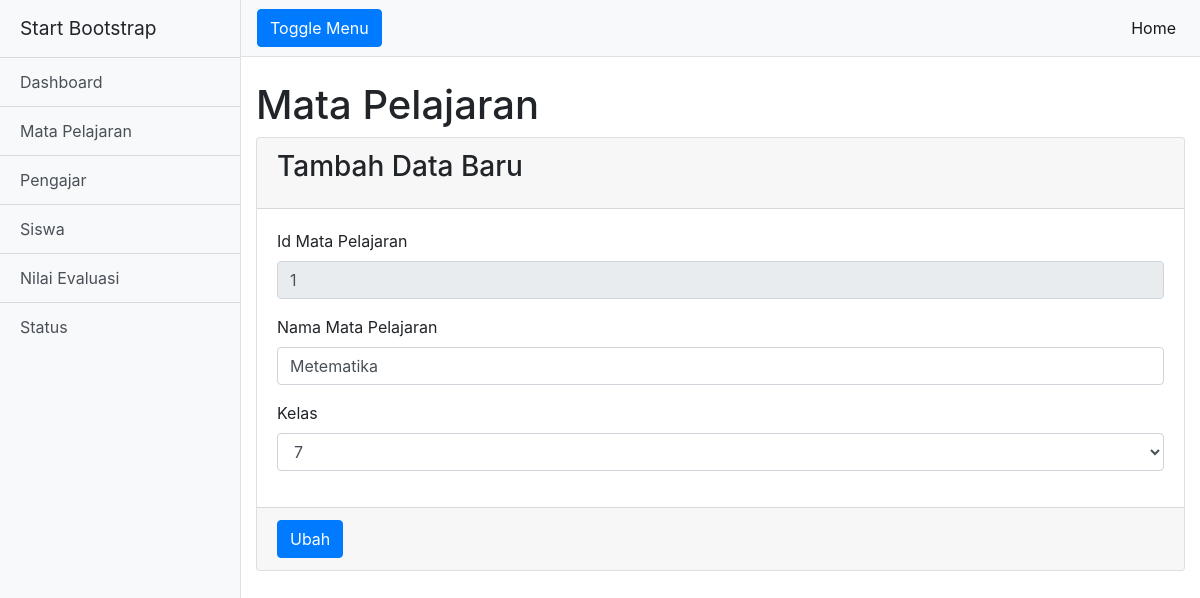
Page /index.php/mapel/update/1 on the committed database.
### tables this page shows
CREATE TABLE `mapel` (
  `id_mapel` mediumint(8) UNSIGNED NOT NULL,
  `nama_mapel` tinytext NOT NULL,
  `kelas` int(3) UNSIGNED NOT NULL
);

### application/controllers/Mapel.php (called while the page is built, shortened)
<?php
class Mapel extends CI_Controller
{
    public $model = NULL;
    public function __construct(){
        $this->load->model('Mapel_model');
        $this->model = $this->Mapel_model;
    }
    public function update($id){
        if (isset($_POST['mapel_submit'])){
            $this->model->id_mapel = $_POST['id_mapel'];
            $this->model->nama_mapel = $_POST['nama_mapel'];
            $this->model->kelas = $_POST['kelas'];
            $this->model->update();
            redirect('mapel');
        }else{
            $row = $this->model->select($id);
            $this->model->id_mapel = $row->id_mapel;
            $this->model->nama_mapel = $row->nama_mapel;
            $this->model->kelas = $row->kelas;
            $this->load->view('mapel_update_view', ['model'=>$this->model]);
        }
    }
}

### index.php (called while the page is built, shortened)
<?php
require_once BASEPATH.'core/CodeIgniter.php';

### application/models/Mapel_model.php (called while the page is built, shortened)
<?php
class Mapel_model extends CI_Model
{
    public function select($id){
        $query = $this->db->query("SELECT * FROM mapel WHERE id_mapel='$id'");
        return $query->row();
    }
}

### application/views/mapel_update_view.php (the view, shortened to what this page needs)
<!DOCTYPE html>
<html lang="en">
<body>
  <div class="d-flex" id="wrapper">
    <div id="page-content-wrapper">
      <nav class="navbar navbar-expand-lg navbar-light bg-light border-bottom">
        <button class="btn btn-primary" id="menu-toggle">Toggle Menu</button>
        <div class="collapse navbar-collapse" id="navbarSupportedContent">
          <ul class="navbar-nav ml-auto mt-2 mt-lg-0">
            <li class="nav-item active">
              <a class="nav-link" href="<?php base_url('/'); ?>">Home <span class="sr-only">(current)</span></a>
            </li>
          </ul>
        </div>
      </nav>
      <div class="container-fluid">
        <h1 class="mt-4">Mata Pelajaran</h1>
        <form action="#" method="post">
        <div class="card">
              <div class="card-header">
                <h3 class="card-title">Tambah Data Baru</h3>
              </div>
              <div class="card-body">
                  <div class="form-group">
                    <label>Id Mata Pelajaran</label>
                    <input type="text" class="form-control" name="id_mapel" readonly value="<?php echo $model->id_mapel ?>">
                  </div>
                  <div class="form-group">
                    <label>Nama Mata Pelajaran</label>
                    <input type="text" class="form-control" name="nama_mapel" value="<?php echo $model->nama_mapel ?>">
                  </div>
                  <div class="form-group">
                    <label>Kelas</label>
                    <select name="kelas" class="form-control">
                      <?php
                        for($i=7; $i<=12; $i++) {
                      ?>
                        <?php
                            if ($i==$model->kelas) {
                        ?>
                            <option value="<?php echo $i; ?>" selected><?php echo $i; ?></option>
                        <?php
                            } else {
                        ?>
                        <option value="<?php echo $i; ?>"><?php echo $i; ?></option>
                        <?php
                            }
                        ?>
                      <?php
                        }
                      ?>
                    </select>
                  </div>
                </div>
                <div class="card-footer">
                  <button type="submit" name="mapel_submit" class="btn btn-primary">Ubah</button>
                </div>
            </div>
            </form>
      </div>
    </div>
  </div>
</body>
</html>

### css/simple-sidebar.css (style rules this page uses)
body { overflow-x: hidden; }
#page-content-wrapper { min-width: 100vw; }
@media (min-width: 768px) { #page-content-wrapper { min-width: 0; width: 100%; } }

### rows in the picture
mapel: id_mapel "1", nama_mapel "Metematika", kelas "7"
